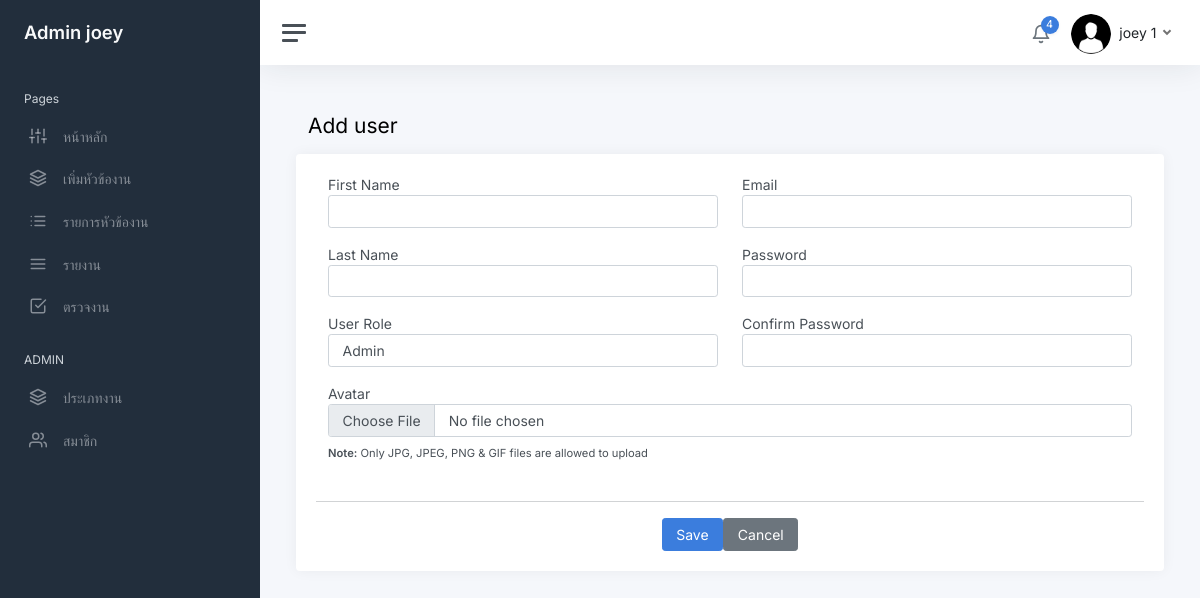
The app's page /sign-up.php (signed in) with its own data.
### tables this page shows
CREATE TABLE `user` (
  `user_id` int(11) NOT NULL,
  `firstname` varchar(200) NOT NULL,
  `lastname` varchar(200) NOT NULL,
  `email` varchar(200) NOT NULL,
  `password` varchar(255) NOT NULL,
  `role_id` int(30) NOT NULL,
  `avatar` varchar(255) NOT NULL,
  `date_created` timestamp NOT NULL DEFAULT current_timestamp() ON UPDATE current_timestamp()
);

### sign-up.php (the view, shortened to what this page needs)
<?php
    require_once 'connect.php';
?>
<!DOCTYPE html>
<html lang="en">
<?php include 'head.php'?>
<body>
<?php include "sidebar.php"?>
<form action="adduser.php" method="post" enctype="multipart/form-data">
		<main class="content">
				<div class="container-fluid p-0">
					<h1 class="h3 mb-3">Add user</h1>
				</div>
					<div class="row">
						<div class="card">
							<div class="card-body">
								<div class="row">
									<div class="col-md-6">
										<div class="mb-3">
											<label for="" class="control-label">First Name</label>
											<input type="text" name="firstname" class="form-control form-control" >
										</div>
										<div class="mb-3">
											<label for="" class="control-label">Last Name</label>
											<input type="text" name="lastname" class="form-control form-control" >
										</div>
										<div class="mb-3">
											<label for="" class="control-label" >User Role</label>
												<select name="type" id="type" class="form-control" >
													<?php
													$stmt = $db->query("SELECT * FROM position");
													$stmt->execute();
													$result = $stmt->fetchAll();
													foreach($result as $row) {
													?>
												 <option value="<?= $row['role_id'];?>"><?= $row['position_name'];?></option>
                									<?php } ?>
												</select>
										</div>
									</div>
									<div class="col-md-6">
											<div class="mb-3">
												<label class="control-label">Email</label>
												<input type="email" class="form-control form-control" name="email" >
											</div>
											<div class="mb-3">
												<label class="control-label">Password</label>
												<input type="password" class="form-control form-control" name="password">
											</div>
											<div class="mb-3">
												<label class="label control-label">Confirm Password</label>
												<input type="password" class="form-control form-control" name="c_password">
											</div>
									</div>
										<div class="mb-3">
											<div class="form-group">
												<label for="" class="control-label">Avatar</label>
												<input type="file" name="file" class="form-control streched-link" accept="image/gif, image/jpeg, image/png">
												<p class="small mb-0 mt-2"><b>Note:</b> Only JPG, JPEG, PNG & GIF files are allowed to upload</p>
											</div>
										</div>
										<hr>
										<div class="col-lg-12 text-right justify-content-center d-flex">
											<button class="btn btn-primary" name="signup">Save</button>
											<button class="btn btn-secondary" type="button" >Cancel</button>
										</div>
									</div>
								</div>
							</div>
						</div>
					</div>
</body>
</html>

### sidebar.php (shortened to what this page needs)
<?php include "head.php"?>
<?php
            if (isset($_SESSION['user_login'])) {
                $user_id = $_SESSION['user_login'];
			 	$sql = "SELECT * FROM user AS u  natural JOIN position  WHERE u.user_id = $user_id ";
				$stmt = $db->prepare($sql);
                $stmt->execute();
                $row = $stmt->fetch(PDO::FETCH_ASSOC);
				$imageURL = 'img/avatars/'.$row['avatar'];
            }
			$level = $row['level'];
?>
<div class="wrapper">
		<nav id="sidebar" class="sidebar js-sidebar">
			<div class="sidebar-content js-simplebar">
				<a class="sidebar-brand" href="index.php">
				<?php if($level ==  1): ?>
				<span class="align-middle">Admin <?php echo $row['firstname'] ?></span>
				<?php else: ?>
					<span class="align-middle">user <?php echo $row['firstname'] ?></span>
					<?php endif; ?>
				</a>
				<ul class="sidebar-nav">
					<li class="sidebar-header">
						Pages
					</li>
					<li class="sidebar-item">
						<a class="sidebar-link" href="index.php">
              <i class="align-middle" data-feather="sliders"></i> <span class="align-middle">หน้าหลัก</span>
            </a>
					</li>
					<?php if($level != 5 ): ?>
					<li class="sidebar-item">
						<a data-bs-target="#maps" data-bs-toggle="collapse" class="sidebar-link collapsed" aria-expanded="false">
							<i class="align-middle" data-feather="layers"></i>
							 <span class="align-middle">
								เพิ่มหัวข้องาน
							</span>
						</a>
					</li>
					<?php endif; ?>
					<li class="sidebar-item">
						<a data-bs-target="#project_list" data-bs-toggle="collapse" class="sidebar-link collapsed" aria-expanded="false">
							<i class="align-middle" data-feather="list"></i>
							 <span class="align-middle">
							 รายการหัวข้องาน
							</span>
						</a>
					</li>
					 <li class="sidebar-item">
						<a class="sidebar-link" href="report.php">
              <i class="align-middle" data-feather="menu"></i> <span class="align-middle">รายงาน</span>
            </a>
					</li>
					<?php if($level != 5): ?>
					<li class="sidebar-item">
						<a class="sidebar-link" href="checktask_list.php">
              <i class="align-middle" data-feather="check-square"></i> <span class="align-middle">ตรวจงาน</span>
            </a>
			<?php endif; ?>
					</li>
					<?php if($level == 1 ): ?>
					<li class="sidebar-header">
						ADMIN
					</li>
					<?php elseif($level == 2): ?>
					<li class="sidebar-header">
						USER
					</li>
					<?php endif; ?>
					<?php if($level <=2): ?>
					<li class="sidebar-item">
						<a data-bs-target="#่jobtype" data-bs-toggle="collapse" class="sidebar-link collapsed" aria-expanded="false">
							<i class="align-middle" data-feather="layers"></i>
							 <span class="align-middle">
								ประเภทงาน
							</span>
						</a>
					</li>
					<li class="sidebar-item">
						<a data-bs-target="#user" data-bs-toggle="collapse" class="sidebar-link collapsed" aria-expanded="false">
							<i class="align-middle" data-feather="users"></i>
							 <span class="align-middle">
								สมาชิก
							</span>
						</a>
					</li>
					<?php endif; ?>
				</ul>
			</div>
		</nav>
		<div class="main">
			<nav class="navbar navbar-expand navbar-light navbar-bg">
				<a class="sidebar-toggle js-sidebar-toggle">
          <i class="hamburger align-self-center"></i>
        </a>
				<div class="navbar-collapse collapse">
					<ul class="navbar-nav navbar-align">
						<li class="nav-item dropdown">
							<a class="nav-icon dropdown-toggle" href="#" id="alertsDropdown" data-bs-toggle="dropdown">
								<div class="position-relative">
									<i class="align-middle" data-feather="bell"></i>
									<span class="indicator">4</span>
								</div>
							</a>
						</li>
						<li class="nav-item dropdown">
							<a class="nav-link dropdown-toggle d-none d-sm-inline-block" href="#" data-bs-toggle="dropdown">
                	<img src="<?php echo $imageURL ?>" class="avatar rounded-circle rounded me-1" alt="" > <span class="text-dark"> <?php echo $row['firstname'] . ' ' . $row['lastname'] ?></span>
              </a>
						</li>
					</ul>
				</div>
			</nav>

### css/multi_select.css (style rules this page uses)
body { font-family: 'Courier New', Courier, monospace; font-size: 14px; }

### records on screen
user: firstname "joey", avatar (picture), lastname "1"

### other values on screen
form field type "Admin"
